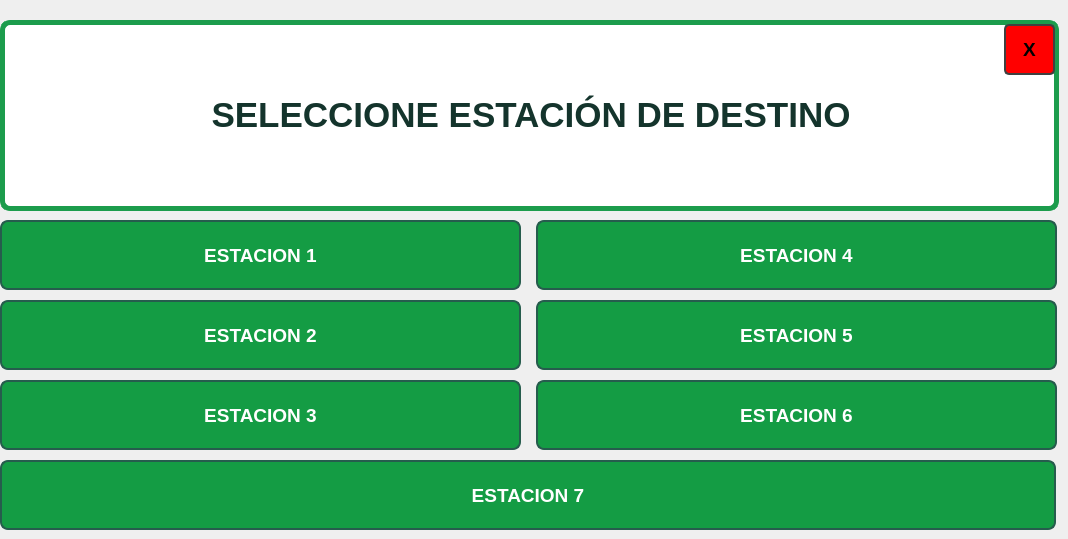
    <widget class="QWidget" name="ESTACION">
     <widget class="QPushButton" name="back_but_ESTACION">
      <property name="geometry">
       <rect>
        <x>1004</x>
        <y>24</y>
        <width>51</width>
        <height>51</height>
       </rect>
      </property>
      <property name="font">
       <font>
        <pointsize>14</pointsize>
        <bold>true</bold>
       </font>
      </property>
      <property name="styleSheet">
       <string notr="true">QPushButton {
		
	
	
	background-color: rgb(255, 0, 0);
	   color: rgb(0, 0, 0);   
       border: 2px solid rgb(64, 64, 64);
       border-radius: 5px;
    }

    QPushButton:pressed {
	color: rgb(255, 255, 255);
	
	background-color: rgb(122, 0, 0);
    }</string>
      </property>
      <property name="text">
       <string>X</string>
      </property>
     </widget>
     <widget class="QPushButton" name="but_EST_1">
      <property name="geometry">
       <rect>
        <x>0</x>
        <y>220</y>
        <width>521</width>
        <height>70</height>
       </rect>
      </property>
      <property name="minimumSize">
       <size>
        <width>0</width>
        <height>70</height>
       </size>
      </property>
      <property name="font">
       <font>
        <pointsize>14</pointsize>
        <bold>true</bold>
       </font>
      </property>
      <property name="styleSheet">
       <string notr="true">QPushButton {
    /* Estilo inicial del botón */
    background-color: #149c44;
    border: 2px solid #265c4d;
	color: white;
    border-radius: 8px;
    padding: 5px 10px;
	font-weight: bold;
}

QPushButton:pressed {
    /* Estilo del botón cuando está presionado */
    background-color:  #265c4d;
    border: 2px solid #265c4d;
	color: white;
}</string>
      </property>
      <property name="text">
       <string notr="true">ESTACION 1</string>
      </property>
     </widget>
     <widget class="QPushButton" name="but_EST_2">
      <property name="geometry">
       <rect>
        <x>0</x>
        <y>300</y>
        <width>521</width>
        <height>70</height>
       </rect>
      </property>
      <property name="minimumSize">
       <size>
        <width>0</width>
        <height>70</height>
       </size>
      </property>
      <property name="font">
       <font>
        <pointsize>14</pointsize>
        <bold>true</bold>
       </font>
      </property>
      <property name="styleSheet">
       <string notr="true">QPushButton {
    /* Estilo inicial del botón */
    background-color: #149c44;
    border: 2px solid #265c4d;
	color: white;
    border-radius: 8px;
    padding: 5px 10px;
	font-weight: bold;
}

QPushButton:pressed {
    /* Estilo del botón cuando está presionado */
    background-color:  #265c4d;
    border: 2px solid #265c4d;
	color: white;
}</string>
      </property>
      <property name="text">
       <string notr="true">ESTACION 2</string>
      </property>
     </widget>
     <widget class="QPushButton" name="but_EST_3">
      <property name="geometry">
       <rect>
        <x>0</x>
        <y>380</y>
        <width>521</width>
        <height>70</height>
       </rect>
      </property>
      <property name="minimumSize">
       <size>
        <width>0</width>
        <height>70</height>
       </size>
      </property>
      <property name="font">
       <font>
        <pointsize>14</pointsize>
        <bold>true</bold>
       </font>
      </property>
      <property name="styleSheet">
       <string notr="true">QPushButton {
    /* Estilo inicial del botón */
    background-color: #149c44;
    border: 2px solid #265c4d;
	color: white;
    border-radius: 8px;
    padding: 5px 10px;
	font-weight: bold;
}

QPushButton:pressed {
    /* Estilo del botón cuando está presionado */
    background-color:  #265c4d;
    border: 2px solid #265c4d;
	color: white;
}</string>
      </property>
      <property name="text">
       <string notr="true">ESTACION 3</string>
      </property>
     </widget>
     <widget class="QPushButton" name="but_EST_4">
      <property name="geometry">
       <rect>
        <x>536</x>
        <y>220</y>
        <width>521</width>
        <height>70</height>
       </rect>
      </property>
      <property name="minimumSize">
       <size>
        <width>0</width>
        <height>70</height>
       </size>
      </property>
      <property name="font">
       <font>
        <pointsize>14</pointsize>
        <bold>true</bold>
       </font>
      </property>
      <property name="styleSheet">
       <string notr="true">QPushButton {
    /* Estilo inicial del botón */
    background-color: #149c44;
    border: 2px solid #265c4d;
	color: white;
    border-radius: 8px;
    padding: 5px 10px;
	font-weight: bold;
}

QPushButton:pressed {
    /* Estilo del botón cuando está presionado */
    background-color:  #265c4d;
    border: 2px solid #265c4d;
	color: white;
}</string>
      </property>
      <property name="text">
       <string notr="true">ESTACION 4</string>
      </property>
     </widget>
     <widget class="QPushButton" name="but_EST_5">
      <property name="geometry">
       <rect>
        <x>536</x>
        <y>300</y>
        <width>521</width>
        <height>70</height>
       </rect>
      </property>
      <property name="minimumSize">
       <size>
        <width>0</width>
        <height>70</height>
       </size>
      </property>
      <property name="font">
       <font>
        <pointsize>14</pointsize>
        <bold>true</bold>
       </font>
      </property>
      <property name="styleSheet">
       <string notr="true">QPushButton {
    /* Estilo inicial del botón */
    background-color: #149c44;
    border: 2px solid #265c4d;
	color: white;
    border-radius: 8px;
    padding: 5px 10px;
	font-weight: bold;
}

QPushButton:pressed {
    /* Estilo del botón cuando está presionado */
    background-color:  #265c4d;
    border: 2px solid #265c4d;
	color: white;
}</string>
      </property>
      <property name="text">
       <string notr="true">ESTACION 5</string>
      </property>
     </widget>
     <widget class="QPushButton" name="but_EST_6">
      <property name="geometry">
       <rect>
        <x>536</x>
        <y>380</y>
        <width>521</width>
        <height>70</height>
       </rect>
      </property>
      <property name="minimumSize">
       <size>
        <width>0</width>
        <height>70</height>
       </size>
      </property>
      <property name="font">
       <font>
        <pointsize>14</pointsize>
        <bold>true</bold>
       </font>
      </property>
      <property name="styleSheet">
       <string notr="true">QPushButton {
    /* Estilo inicial del botón */
    background-color: #149c44;
    border: 2px solid #265c4d;
	color: white;
    border-radius: 8px;
    padding: 5px 10px;
	font-weight: bold;
}

QPushButton:pressed {
    /* Estilo del botón cuando está presionado */
    background-color:  #265c4d;
    border: 2px solid #265c4d;
	color: white;
}</string>
      </property>
      <property name="text">
       <string notr="true">ESTACION 6</string>
      </property>
     </widget>
     <widget class="QPushButton" name="but_EST_7">
      <property name="geometry">
       <rect>
        <x>0</x>
        <y>460</y>
        <width>1056</width>
        <height>70</height>
       </rect>
      </property>
      <property name="minimumSize">
       <size>
        <width>0</width>
        <height>70</height>
       </size>
      </property>
      <property name="font">
       <font>
        <pointsize>14</pointsize>
        <bold>true</bold>
       </font>
      </property>
      <property name="styleSheet">
       <string notr="true">QPushButton {
    /* Estilo inicial del botón */
    background-color: #149c44;
    border: 2px solid #265c4d;
	color: white;
    border-radius: 8px;
    padding: 5px 10px;
	font-weight: bold;
}

QPushButton:pressed {
    /* Estilo del botón cuando está presionado */
    background-color:  #265c4d;
    border: 2px solid #265c4d;
	color: white;
}</string>
      </property>
      <property name="text">
       <string notr="true">ESTACION 7</string>
      </property>
     </widget>
     <widget class="QLabel" name="label_PRINC_2">
      <property name="geometry">
       <rect>
        <x>0</x>
        <y>20</y>
        <width>1059</width>
        <height>191</height>
       </rect>
      </property>
      <property name="styleSheet">
       <string notr="true">QLabel {
    color: #14342c;
    font-weight: bold;
	border: 5px solid;
	border-radius: 10px;
	border-color:  #1c9c4c;
	background-color:  white;
}</string>
      </property>
      <property name="text">
       <string>&lt;html&gt;&lt;head/&gt;&lt;body&gt;&lt;p align=&quot;center&quot;&gt;&lt;span style=&quot; font-size:26pt; color:#14342c;&quot;&gt;SELECCIONE ESTACIÓN DE DESTINO&lt;/span&gt;&lt;/p&gt;&lt;/body&gt;&lt;/html&gt;</string>
      </property>
     </widget>
     <zorder>but_EST_1</zorder>
     <zorder>but_EST_2</zorder>
     <zorder>but_EST_3</zorder>
     <zorder>but_EST_4</zorder>
     <zorder>but_EST_5</zorder>
     <zorder>but_EST_6</zorder>
     <zorder>but_EST_7</zorder>
     <zorder>label_PRINC_2</zorder>
     <zorder>back_but_ESTACION</zorder>
    </widget>
